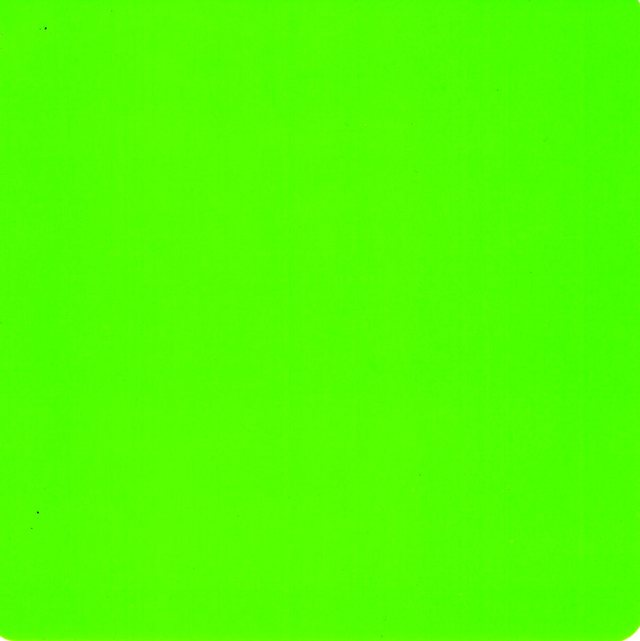
#> input picture cuadrado_verde.jpg, 640 x 641 px
$ python imagenes.py cuadrado_verde.jpg octocat-de-los-muertos.jpg
#> lines starting #> are read from the running program, lines starting #| are printed output that depends on the picture
# Importación de la libreria opencv
import cv2

import sys

# Lectura de argumentos para ver si el usuario esta mandando
# la ruta de las dos imagenes
if len(sys.argv) == 3:
    # Lectura de las imagenes
    imagen1 = cv2.imread(sys.argv[1])
#> imagen1 is the input picture: shape (641, 640, 3); mean B, G, R 0.9, 254.3, 81.2
    imagen1 = cv2.imread(sys.argv[2])
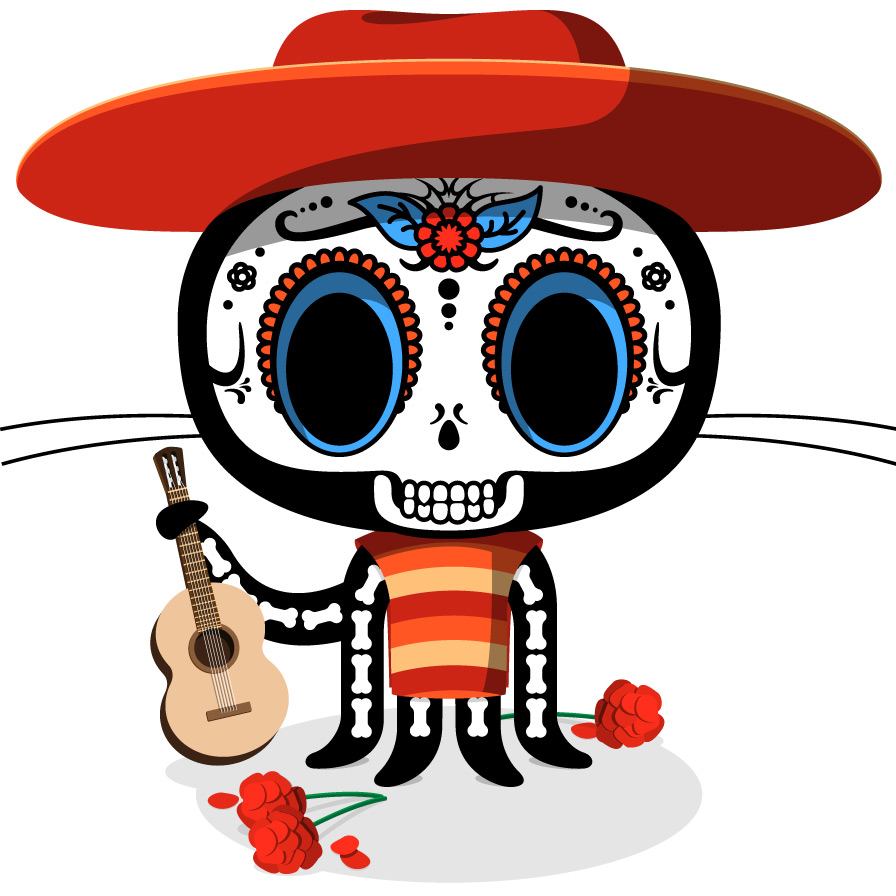
#> input picture octocat-de-los-muertos.jpg, 896 x 896 px
#> imagen1 is the input picture: shape (896, 896, 3); mean B, G, R 164.6, 168.5, 195.8

    # Suma de las dos imagenes
    resultado = imagen1 + imagen1
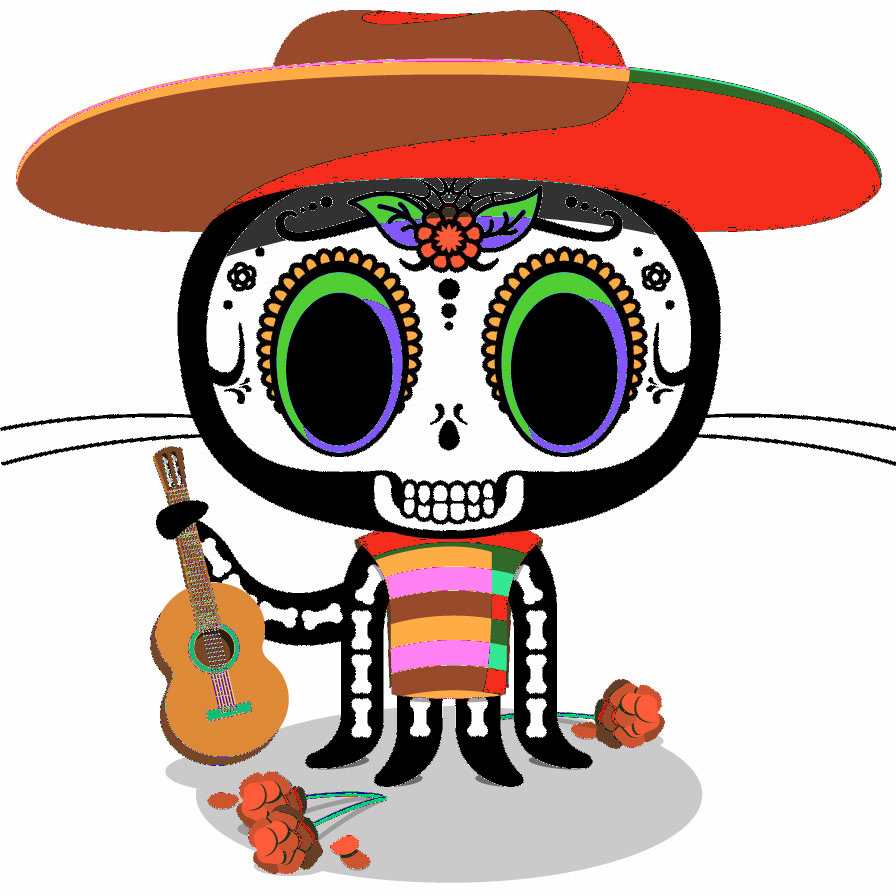
#> resultado: shape (896, 896, 3); mean B, G, R 163.9, 171.6, 194.5

    # Mostramos la imagen
    cv2.imshow("Imagenes combinadas", resultado)

    # Indicamos que se tiene que esperar a que el usuario teclee el numero 0
    # para el programa termine de ejecutarse
    cv2.waitKey(0)
